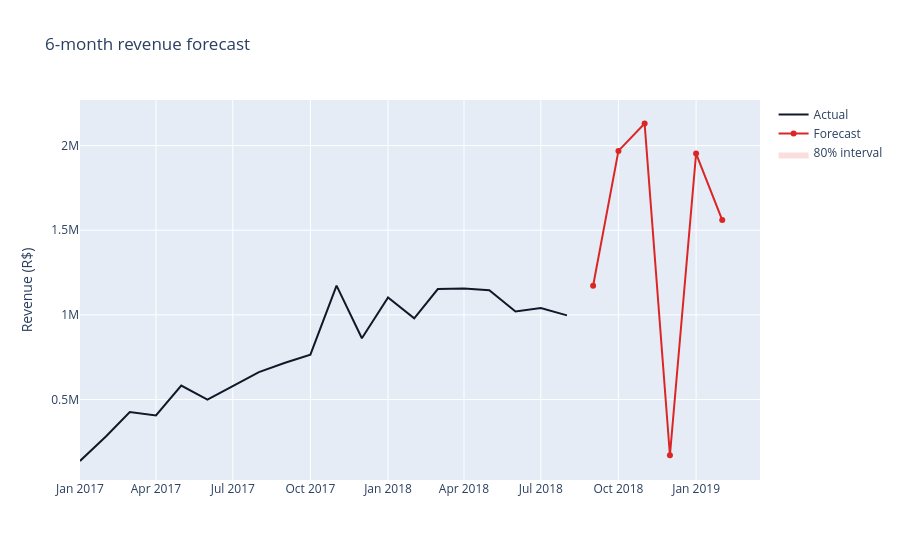

The notebook cell saved with this chart:
### Code cell
final = Prophet(yearly_seasonality=True, weekly_seasonality=False, daily_seasonality=False)
final.fit(fc)
future = final.make_future_dataframe(periods=6, freq="MS")
fcast = final.predict(future)
future_only = fcast[fcast.ds > fc.ds.max()][["ds","yhat","yhat_lower","yhat_upper"]]

fig = go.Figure()
fig.add_trace(go.Scatter(x=fc.ds, y=fc.y, name="Actual", line=dict(color="#111827")))
fig.add_trace(go.Scatter(x=future_only.ds, y=future_only.yhat, name="Forecast", line=dict(color="#dc2626")))
fig.add_trace(go.Scatter(x=pd.concat([future_only.ds, future_only.ds[::-1]]),
                          y=pd.concat([future_only.yhat_upper, future_only.yhat_lower[::-1]]),
                          fill="toself", fillcolor="rgba(220,38,38,0.15)",
                          line=dict(color="rgba(255,255,255,0)"), name="80% interval"))
fig.update_layout(title="6-month revenue forecast", yaxis_title="Revenue (R$)")
fig.show()

### Figure 1 — Plotly figure (JSON) as saved in the notebook; plotly's stock layout.template omitted (floating-point values rounded to 4 significant figures)
{"data": [{"line": {"color": "#111827"}, "name": "Actual", "type": "scatter", "x": ["2017-01-01T00:00:00.000000", "2017-02-01T00:00:00.000000", "2017-03-01T00:00:00.000000", "2017-04-01T00:00:00.000000", "2017-05-01T00:00:00.000000", "2017-06-01T00:00:00.000000", "2017-07-01T00:00:00.000000", "2017-08-01T00:00:00.000000", "2017-09-01T00:00:00.000000", "2017-10-01T00:00:00.000000", "2017-11-01T00:00:00.000000", "2017-12-01T00:00:00.000000", "2018-01-01T00:00:00.000000", "2018-02-01T00:00:00.000000", "2018-03-01T00:00:00.000000", "2018-04-01T00:00:00.000000", "2018-05-01T00:00:00.000000", "2018-06-01T00:00:00.000000", "2018-07-01T00:00:00.000000", "2018-08-01T00:00:00.000000"], "y": [137000.0, 283600.0, 425700.0, 406000.0, 582900.0, 499800.0, 578900.0, 662100.0, 717200.0, 764800.0, 1173000.0, 861900.0, 1103000.0, 980000.0, 1153000.0, 1156000.0, 1146000.0, 1020000.0, 1040000.0, 996900.0]}, {"line": {"color": "#dc2626"}, "name": "Forecast", "type": "scatter", "x": ["2018-09-01T00:00:00.000000", "2018-10-01T00:00:00.000000", "2018-11-01T00:00:00.000000", "2018-12-01T00:00:00.000000", "2019-01-01T00:00:00.000000", "2019-02-01T00:00:00.000000"], "y": [1172000.0, 1969000.0, 2131000.0, 170900.0, 1953000.0, 1560000.0]}, {"fill": "toself", "fillcolor": "rgba(220,38,38,0.15)", "line": {"color": "rgba(255,255,255,0)"}, "name": "80% interval", "type": "scatter", "x": ["2018-09-01T00:00:00.000000", "2018-10-01T00:00:00.000000", "2018-11-01T00:00:00.000000", "2018-12-01T00:00:00.000000", "2019-01-01T00:00:00.000000", "2019-02-01T00:00:00.000000", "2019-02-01T00:00:00.000000", "2019-01-01T00:00:00.000000", "2018-12-01T00:00:00.000000", "2018-11-01T00:00:00.000000", "2018-10-01T00:00:00.000000", "2018-09-01T00:00:00.000000"], "y": [1173000.0, 1971000.0, 2135000.0, 177700.0, 1963000.0, 1574000.0, 1549000.0, 1944000.0, 164400.0, 2126000.0, 1966000.0, 1171000.0]}], "layout": {"title": {"text": "6-month revenue forecast"}, "yaxis": {"title": {"text": "Revenue (R$)"}}}}
